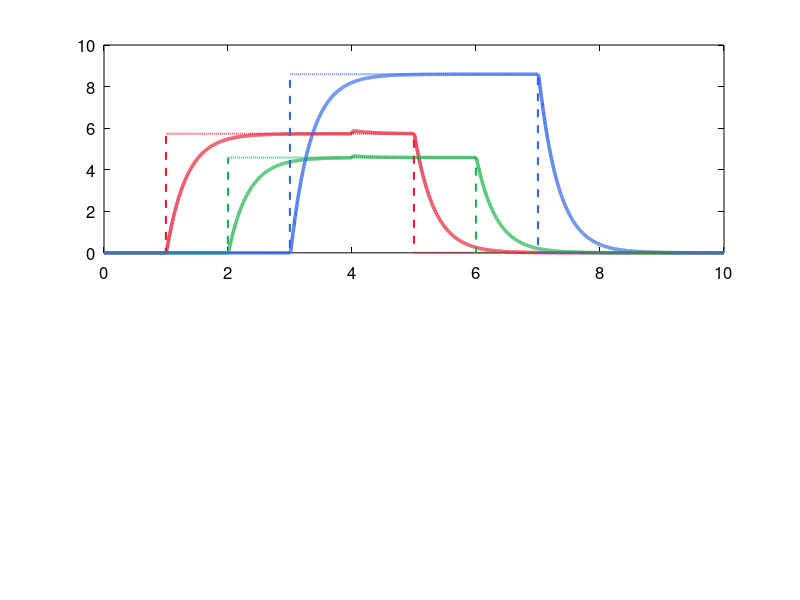

The MATLAB source for this figure: (Note: this script raises an error after producing the figure.)
%% =========================================================================
%  DRONE LQR CONTROLLER SIMULATION
%  Run: run('sim_lqr.m')
%  =========================================================================
clear; clc; close all;

Ts = 0.002; T_end = 10; t = 0:Ts:T_end; N = length(t);
Ixx = 0.0142; Iyy = 0.0142; Izz = 0.0284;
n = 6; m = 3;

A_c = [0 0 0 1 0 0; 0 0 0 0 1 0; 0 0 0 0 0 1;
       0 0 0 -0.5/Ixx 0 0; 0 0 0 0 -0.5/Iyy 0; 0 0 0 0 0 -0.5/Izz];
B_c = [zeros(3,3); diag([1/Ixx, 1/Iyy, 1/Izz])];
Ad = eye(n)+A_c*Ts; Bd = B_c*Ts;

% Compute LQR gain manually (iterative DARE)
Q = diag([100 100 80 10 10 8]); R = diag([1 1 1]);
P = Q;
for iter = 1:500
    P_old = P;
    Kt = (R + Bd'*P*Bd)\(Bd'*P*Ad);
    P = Q + Ad'*P*(Ad - Bd*Kt);
    if max(abs(P(:)-P_old(:))) < 1e-10
        fprintf('DARE converged in %d iterations\n', iter);
        break;
    end
end
K_lqr = (R + Bd'*P*Bd)\(Bd'*P*Ad);
fprintf('LQR Gain K (3x6):\n'); disp(K_lqr);

% Reference
ref = zeros(n,N);
ref(1,t>=1&t<5)=0.1; ref(2,t>=2&t<6)=0.08; ref(3,t>=3&t<7)=0.15;

% Simulate
x = zeros(n,1); U_MAX = 500;
log_x = zeros(n,N); log_m = zeros(4,N);

for k = 1:N
    e = x - ref(:,k);
    u = max(-U_MAX, min(U_MAX, -K_lqr*e));
    m1=max(1000,min(2000,1500-u(1)+u(2)-u(3)));
    m2=max(1000,min(2000,1500+u(1)+u(2)+u(3)));
    m3=max(1000,min(2000,1500-u(1)-u(2)+u(3)));
    m4=max(1000,min(2000,1500+u(1)-u(2)-u(3)));
    log_x(:,k)=x; log_m(:,k)=[m1;m2;m3;m4];
    x = Ad*x + Bd*u;
    if k==round(4/Ts), x(4)=x(4)+0.5; x(5)=x(5)+0.3; end
end

%% ---- PLOTS ----
set(0,'DefaultAxesFontSize',12,'DefaultLineLineWidth',2,...
      'DefaultTextColor','k','DefaultAxesXColor','k','DefaultAxesYColor','k');

figure('Name','LQR Simulation','NumberTitle','off','Position',[50 50 1200 750],'Color','w');

subplot(2,1,1);
plot(t, rad2deg(log_x(1,:)), 'Color',[0.9 0.1 0.2], 'LineWidth',2.5); hold on;
plot(t, rad2deg(log_x(2,:)), 'Color',[0.1 0.7 0.3], 'LineWidth',2.5);
plot(t, rad2deg(log_x(3,:)), 'Color',[0.2 0.4 0.9], 'LineWidth',2.5);
plot(t, rad2deg(ref(1,:)), 'Color',[0.9 0.1 0.2], 'LineWidth',1.5, 'LineStyle','--');
plot(t, rad2deg(ref(2,:)), 'Color',[0.1 0.7 0.3], 'LineWidth',1.5, 'LineStyle','--');
plot(t, rad2deg(ref(3,:)), 'Color',[0.2 0.4 0.9], 'LineWidth',1.5, 'LineStyle','--');
xline(4,'k--','Wind Gust','LineWidth',1.5);
xlabel('Time (s)','FontWeight','bold'); ylabel('Angle (deg)','FontWeight','bold');
title('LQR Controller - Attitude Response','FontSize',14,'FontWeight','bold');
legend('Roll','Pitch','Yaw','Roll ref','Pitch ref','Yaw ref','Location','best');
grid on; box on;

subplot(2,1,2);
plot(t, log_m(1,:), 'Color',[0.9 0.1 0.2], 'LineWidth',2); hold on;
plot(t, log_m(2,:), 'Color',[0.1 0.7 0.3], 'LineWidth',2);
plot(t, log_m(3,:), 'Color',[0.2 0.4 0.9], 'LineWidth',2);
plot(t, log_m(4,:), 'Color',[0.8 0.2 0.8], 'LineWidth',2);
xlabel('Time (s)','FontWeight','bold'); ylabel('PWM (us)','FontWeight','bold');
title('LQR Controller - Motor PWM Outputs','FontSize',14,'FontWeight','bold');
legend('Motor 1','Motor 2','Motor 3','Motor 4','Location','best');
ylim([900 2100]); grid on; box on;

sgtitle('Drone LQR Control Simulation','FontSize',16,'FontWeight','bold');
fprintf('LQR Simulation complete.\n');
